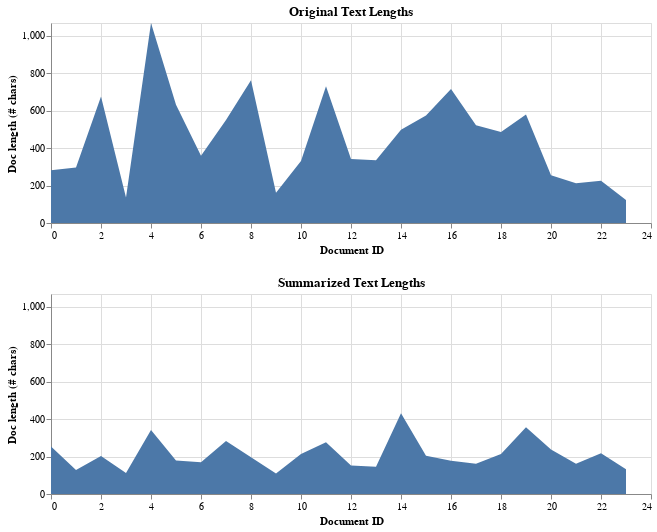

Source (notebook cell):
### Code cell
# visualize the compression of raw text into summary
df_merged_viz = pd.merge(df_text_temp, df_summary_temp, on='id')

# get text lens
df_merged_viz['text_length'] = df_merged_viz['text'].apply(len)
df_merged_viz['summary_length'] = df_merged_viz['summary'].apply(len)

# Create a common Y scale for both charts
y_scale = alt.Scale(domain=[0, df_merged_viz[['text_length', 'summary_length']].max().max()])

# plot the chart
upper = alt.Chart(df_merged_viz, width=600, height=200, title='Original Text Lengths').mark_area().encode(
    x = alt.X('id', title='Document ID'),
    y=alt.Y('text_length', scale=y_scale, title='Doc length (# chars)')
)

lower = alt.Chart(df_merged_viz, width=600, height=200, title='Summarized Text Lengths').mark_area().encode(
    x = alt.X('id', title='Document ID'),
    y=alt.Y('summary_length', scale=y_scale, title='Doc length (# chars)')
)

upper & lower

### Figure 1 — Vega-Lite specification as saved in the notebook (floating-point values rounded to 4 significant figures)
{"config": {"view": {"continuousWidth": 300, "continuousHeight": 300}}, "vconcat": [{"mark": {"type": "area"}, "encoding": {"x": {"field": "id", "title": "Document ID", "type": "quantitative"}, "y": {"field": "text_length", "scale": {"domain": [0, 1067.0]}, "title": "Doc length (# chars)", "type": "quantitative"}}, "height": 200, "title": "Original Text Lengths", "width": 600}, {"mark": {"type": "area"}, "encoding": {"x": {"field": "id", "title": "Document ID", "type": "quantitative"}, "y": {"field": "summary_length", "scale": {"domain": [0, 1067.0]}, "title": "Doc length (# chars)", "type": "quantitative"}}, "height": 200, "title": "Summarized Text Lengths", "width": 600}], "data": {"name": "data-84e7504c7fae62128678267843a48526"}, "$schema": "https://vega.github.io/schema/vega-lite/v5.17.0.json", "datasets": {"data-84e7504c7fae62128678267843a48526": [{"id": 0, "text": "Data science is an interdisciplinary academic field that uses statistics, scientific computing, scientific methods, processes, scientific visualization, algorithms and systems to extract or extrapolate knowledge and insights from potentially noisy, structured, or unstructured data.", "summary": "data science is an interdisciplinary academic field that uses statistics, scientific computing, scientific methods, processes, scientific visualization, algorithms and systems to extract or extrapolate knowledge and insights from potentially noisy data.", "text_length": 282, "summary_length": 253}, {"id": 1, "text": "Data science also integrates domain knowledge from the underlying application domain (e.g., natural sciences, information technology, and medicine). Data science is multifaceted and can be described as a science, a research paradigm, a research method, a discipline, a workflow, and a profession.", "summary": "data science is multifaceted and can be described as a science, a research paradigm, a discipline, a workflow, and a profession.", "text_length": 296, "summary_length": 128}, {"id": 2, "text": "Data science is \"a concept to unify statistics, data analysis, informatics, and their related methods\" to \"understand and analyze actual phenomena\" with data. It uses techniques and theories drawn from many fields within the context of mathematics, statistics, computer science, information science, and domain knowledge. However, data science is different from computer science and information science. Turing Award winner Jim Gray imagined data science as a \"fourth paradigm\" of science (empirical, theoretical, computational, and now data-driven) and asserted that \"everything about science is changing because of the impact of information technology\" and the data deluge.", "summary": "data science is a concept to unify statistics, data analysis, informatics. it uses techniques and theories drawn from many fields. data science is different from computer science and information science.", "text_length": 675, "summary_length": 203}, {"id": 3, "text": "A data scientist is a professional who creates programming code and combines it with statistical knowledge to create insights from data.", "summary": "data scientist creates programming code and combines it with statistical knowledge to create insights from data.", "text_length": 136, "summary_length": 112}, {"id": 4, "text": "Data science is an interdisciplinary field focused on extracting knowledge from typically large data sets and applying the knowledge and insights from that data to solve problems in a wide range of application domains. The field encompasses preparing data for analysis, formulating data science problems, analyzing data, developing data-driven solutions, and presenting findings to inform high-level decisions in a broad range of application domains. As such, it incorporates skills from computer science, statistics, information science, mathematics, data visualization, information visualization, data sonification, data integration, graphic design, complex systems, communication and business. Statistician Nathan Yau, drawing on Ben Fry, also links data science to human–computer interaction: users should be able to intuitively control and explore data. In 2015, the American Statistical Association identified database management, statistics and machine learning, and distributed and parallel systems as the three emerging foundational professional communities.", "summary": "the field includes preparing data for analysis, formulating data science problems, analyzing data, developing data-driven solutions. it incorporates skills from computer science, statistics, information science, mathematics, data visualization, information visualization, data sonification, data integration, graphic design, complex systems.", "text_length": 1067, "summary_length": 341}, {"id": 5, "text": "Many statisticians, including Nate Silver, have argued that data science is not a new field, but rather another name for statistics. Others argue that data science is distinct from statistics because it focuses on problems and techniques unique to digital data. Vasant Dhar writes that statistics emphasizes quantitative data and description. In contrast, data science deals with quantitative and qualitative data (e.g., from images, text, sensors, transactions, customer information, etc.) and emphasizes prediction and action. Andrew Gelman of Columbia University has described statistics as a non-essential part of data science.", "summary": "statistics emphasize quantitative data and description. others argue data science is distinct from statistics because it focuses on problems and techniques unique to digital data.", "text_length": 631, "summary_length": 179}, {"id": 6, "text": "Stanford professor David Donoho writes that data science is not distinguished from statistics by the size of datasets or use of computing and that many graduate programs misleadingly advertise their analytics and statistics training as the essence of a data-science program. He describes data science as an applied field growing out of traditional statistics.", "summary": "he describes data science as an applied field growing out of traditional statistics. he describes data science as an applied field growing out of traditional statistics.", "text_length": 359, "summary_length": 169}, {"id": 7, "text": "In 1962, John Tukey described a field he called \"data analysis\", which resembles modern data science. In 1985, in a lecture given to the Chinese Academy of Sciences in Beijing, C. F. Jeff Wu used the term \"data science\" for the first time as an alternative name for statistics. Later, attendees at a 1992 statistics symposium at the University of Montpellier  II acknowledged the emergence of a new discipline focused on data of various origins and forms, combining established concepts and principles of statistics and data analysis with computing.", "summary": "in 1985, C. F. Jeff Wu used the term \"data science\" for the first time as an alternative name for statistics. in 1992, attendees at a statistics symposium at the University of Montpellier II acknowledged the emergence of a new discipline focused on data of various origins and forms.", "text_length": 549, "summary_length": 283}, {"id": 8, "text": "The term \"data science\" has been traced back to 1974, when Peter Naur proposed it as an alternative name to computer science. In 1996, the International Federation of Classification Societies became the first conference to specifically feature data science as a topic. However, the definition was still in flux. After the 1985 lecture at the Chinese Academy of Sciences in Beijing, in 1997 C. F. Jeff Wu again suggested that statistics should be renamed data science. He reasoned that a new name would help statistics shed inaccurate stereotypes, such as being synonymous with accounting or limited to describing data. In 1998, Hayashi Chikio argued for data science as a new, interdisciplinary concept, with three aspects: data design, collection, and analysis.", "summary": "the term \"data science\" dates back to 1974, when Peter Naur proposed it as an alternative name to computer science. in 1997, C. F. Jeff Wu suggested that statistics should be renamed data science.", "text_length": 762, "summary_length": 196}, {"id": 9, "text": "During the 1990s, popular terms for the process of finding patterns in datasets (which were increasingly large) included \"knowledge discovery\" and \"data mining\".", "summary": "popular terms for the process of finding patterns in datasets included \"knowledge discovery\" and \"data mining\"", "text_length": 161, "summary_length": 110}, {"id": 10, "text": "In 2012, technologists Thomas H. Davenport and DJ Patil declared \"Data Scientist: The Sexiest Job of the 21st Century\", a catchphrase that was picked up even by major-city newspapers like the New York Times and the Boston Globe. A decade later, they reaffirmed it, stating that \"the job is more in demand than ever with employers\".", "summary": "in 2012, technologists Thomas H. Davenport and DJ Patil declared \"Data Scientist: The Sexiest Job of the 21st Century\" a decade later, they reaffirmed it, saying \"the job is more in demand than ever with employers\"", "text_length": 331, "summary_length": 214}, {"id": 11, "text": "The modern conception of data science as an independent discipline is sometimes attributed to William S. Cleveland. In a 2001 paper, he advocated an expansion of statistics beyond theory into technical areas; because this would significantly change the field, it warranted a new name. \"Data science\" became more widely used in the next few years: in 2002, the Committee on Data for Science and Technology launched the Data Science Journal. In 2003, Columbia University launched The Journal of Data Science. In 2014, the American Statistical Association's Section on Statistical Learning and Data Mining changed its name to the Section on Statistical Learning and Data Science, reflecting the ascendant popularity of data science.", "summary": "\"data science\" became more widely used in the next few years. in 2002, the committee on data for science and technology launched the journal. in 2014, the section on Statistical Learning and Data Mining changed its name to the Section on Statistical Learning and Data Science.", "text_length": 729, "summary_length": 276}, {"id": 12, "text": "The professional title of \"data scientist\" has been attributed to DJ Patil and Jeff Hammerbacher in 2008. Though it was used by the National Science Board in their 2005 report \"Long-Lived Digital Data Collections: Enabling Research and Education in the 21st Century\", it referred broadly to any key role in managing a digital data collection.", "summary": "the title of \"data scientist\" was attributed to DJ Patil and Jeff Hammerbacher in 2008. it refers to any key role in managing a digital data collection.", "text_length": 342, "summary_length": 152}, {"id": 13, "text": "There is still no consensus on the definition of data science, and it is considered by some to be a buzzword. Big data is a related marketing term. Data scientists are responsible for breaking down big data into usable information and creating software and algorithms that help companies and organizations determine optimal operations.", "summary": "there is still no consensus on the definition of data science. data scientists are responsible for breaking down big data into usable information.", "text_length": 335, "summary_length": 146}, {"id": 14, "text": "Data science and data analysis are both important disciplines in the field of data management and analysis, but they differ in several key ways. While both fields involve working with data, data science is more of an interdisciplinary field that involves the application of statistical, computational, and machine learning methods to extract insights from data and make predictions, while data analysis is more focused on the examination and interpretation of data to identify patterns and trends.", "summary": "data science and data analysis are both important disciplines in the field of data management and analysis. both fields involve working with data, but data science is more of an interdisciplinary field that involves the application of statistical, computational, and machine learning methods to extract insights from data. data analysis is more focused on the examination and interpretation of data to identify patterns and trends.", "text_length": 497, "summary_length": 431}, {"id": 15, "text": "Data analysis typically involves working with smaller, structured datasets to answer specific questions or solve specific problems. This can involve tasks such as data cleaning, data visualization, and exploratory data analysis to gain insights into the data and develop hypotheses about relationships between variables. Data analysts typically use statistical methods to test these hypotheses and draw conclusions from the data. For example, a data analyst might analyze sales data to identify trends in customer behavior and make recommendations for marketing strategies.", "summary": "data analysts typically use statistical methods to test these hypotheses. a data analyst might analyze sales data to identify trends in customer behavior and make recommendations for marketing strategies.", "text_length": 573, "summary_length": 204}, {"id": 16, "text": "Data science, on the other hand, is a more complex and iterative process that involves working with larger, more complex datasets that often require advanced computational and statistical methods to analyze. Data scientists often work with unstructured data such as text or images and use machine learning algorithms to build predictive models and make data-driven decisions. In addition to statistical analysis, data science often involves tasks such as data preprocessing, feature engineering, and model selection. For instance, a data scientist might develop a recommendation system for an e-commerce platform by analyzing user behavior patterns and using machine learning algorithms to predict user preferences.", "summary": "data scientists often work with unstructured data such as text or images. data science often involves tasks such as data preprocessing, feature engineering, and model selection.", "text_length": 715, "summary_length": 177}, {"id": 17, "text": "While data analysis focuses on extracting insights from existing data, data science goes beyond that by incorporating the development and implementation of predictive models to make informed decisions. Data scientists are often responsible for collecting and cleaning data, selecting appropriate analytical techniques, and deploying models in real-world scenarios. They work at the intersection of mathematics, computer science, and domain expertise to solve complex problems and uncover hidden patterns in large datasets.", "summary": "data scientists are often responsible for collecting and cleaning data, selecting appropriate analytical techniques, and deploying models in real-world scenarios.", "text_length": 522, "summary_length": 162}, {"id": 18, "text": "Despite these differences, data science and data analysis are closely related fields and often require similar skill sets. Both fields require a solid foundation in statistics, programming, and data visualization, as well as the ability to communicate findings effectively to both technical and non-technical audiences. Both fields benefit from critical thinking and domain knowledge, as understanding the context and nuances of the data is essential for accurate analysis and modeling.", "summary": "data science and data analysis are closely related fields. both fields require a solid foundation in statistics, programming, and data visualization. both fields benefit from critical thinking and domain knowledge.", "text_length": 486, "summary_length": 214}, {"id": 19, "text": "In summary, data analysis and data science are distinct yet interconnected disciplines within the broader field of data management and analysis. Data analysis focuses on extracting insights and drawing conclusions from structured data, while data science involves a more comprehensive approach that combines statistical analysis, computational methods, and machine learning to extract insights, build predictive models, and drive data-driven decision-making. Both fields use data to understand patterns, make informed decisions, and solve complex problems across various domains.", "summary": "data analysis and data science are distinct yet interconnected disciplines within the broader field of data management and analysis. data analysis focuses on extracting insights and drawing conclusions from structured data. data science involves a more comprehensive approach that combines statistical analysis, computational methods, and machine learning.", "text_length": 579, "summary_length": 356}, {"id": 20, "text": "Cloud computing can offer access to large amounts of computational power and storage. In big data, where volumes of information are continually generated and processed, these platforms can be used to handle complex and resource-intensive analytical tasks.", "summary": "cloud computing can offer access to large amounts of computational power and storage. in big data, volumes of information are continually generated and processed. these platforms can handle complex and resource-intensive analytical tasks.", "text_length": 255, "summary_length": 238}, {"id": 21, "text": "Some distributed computing frameworks are designed to handle big data workloads. These frameworks can enable data scientists to process and analyze large datasets in parallel, which can reducing processing times.", "summary": "some distributed computing frameworks are designed to handle big data workloads. these frameworks can allow data scientists to process large datasets in parallel.", "text_length": 212, "summary_length": 162}, {"id": 22, "text": "Data science involve collecting, processing, and analyzing data which often including personal and sensitive information. Ethical concerns include potential privacy violations, bias perpetuation, and negative societal impacts ", "summary": "data science involves collecting, processing, and analyzing data which often includes personal and sensitive information. concerns include potential privacy violations, bias perpetuation, and negative societal impacts.", "text_length": 226, "summary_length": 218}, {"id": 23, "text": "Machine learning models can amplify existing biases present in training data, leading to discriminatory or unfair outcomes.", "summary": "machine learning models can amplify existing biases present in training data. results can lead to discriminatory or unfair outcomes.", "text_length": 123, "summary_length": 132}]}}
